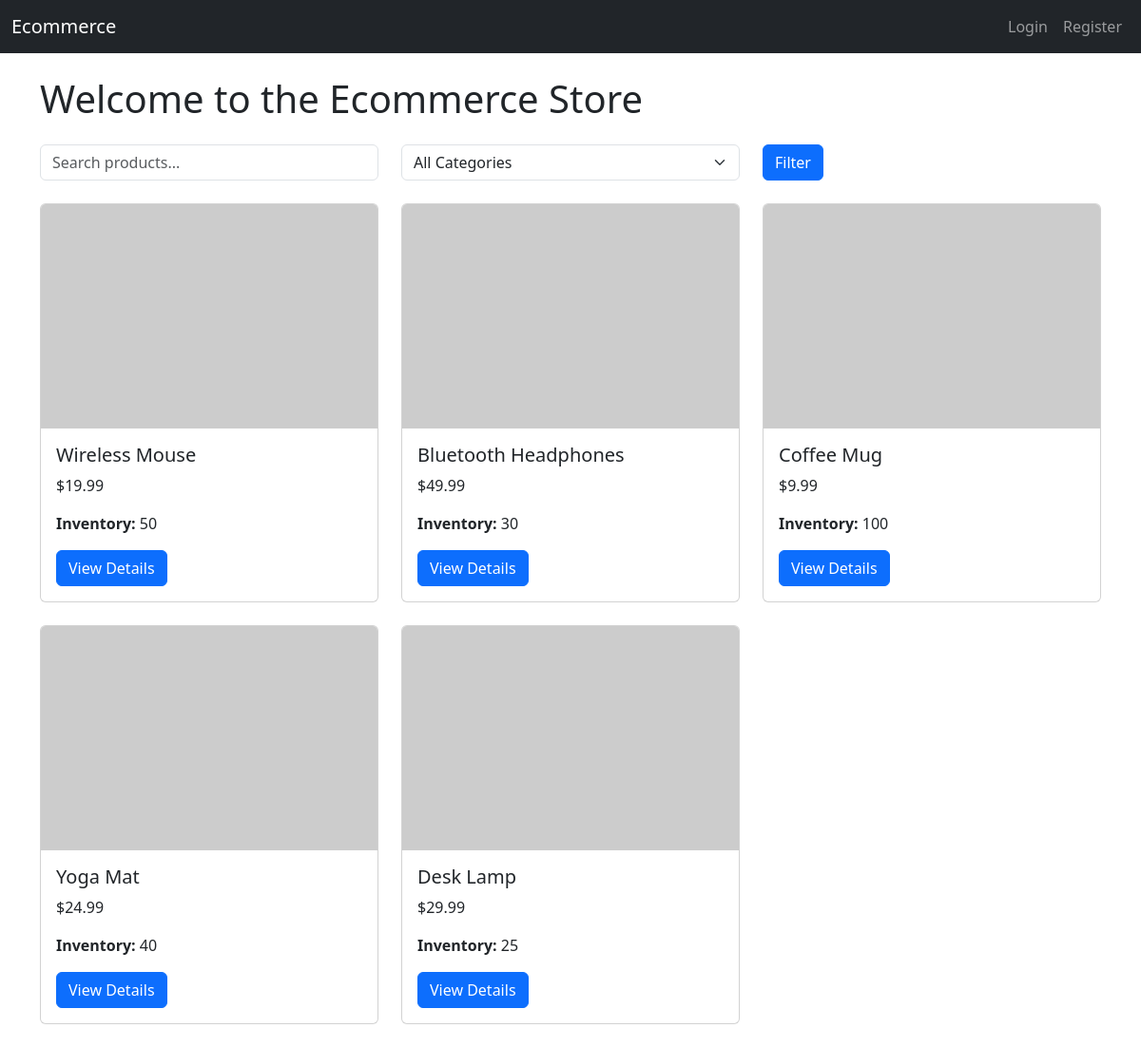
The page / on the database its author committed.
### models/__init__.py (models this page shows)
class Product(db.Model):
    id = db.Column(db.Integer, primary_key=True)
    name = db.Column(db.String(120), nullable=False)
    price = db.Column(db.Float, nullable=False)
    description = db.Column(db.Text, nullable=True)
    category = db.Column(db.String(80), nullable=True)
    image_url = db.Column(db.String(255), nullable=True)
    inventory = db.Column(db.Integer, nullable=False, default=0)

### app.py (the view)
@app.route('/', methods=['GET', 'POST'])
def home():
    search_query = request.args.get('search', '')
    category_filter = request.args.get('category', '')
    query = Product.query
    if search_query:
        query = query.filter(Product.name.ilike(f'%{search_query}%'))
    if category_filter:
        query = query.filter(Product.category == category_filter)
    products = query.all()
    categories = [c[0] for c in db.session.query(Product.category).distinct().all() if c[0]]
    return render_template('home.html', products=products, search_query=search_query, category_filter=category_filter, categories=categories)

### app.py (called while the page is built)
@app.context_processor
def inject_user():
    user = None
    user_id = session.get('user_id')
    if user_id:
        user = User.query.get(user_id)
    return dict(current_user=user)

### templates/home.html (shortened to what this page needs)
{% extends 'base.html' %}
{% block content %}
<h1 class="mb-4">Welcome to the Ecommerce Store</h1>
<form method="get" class="row mb-4">
    <div class="col-md-4">
        <input type="text" name="search" class="form-control" placeholder="Search products..." value="{{ search_query }}">
    </div>
    <div class="col-md-4">
        <select name="category" class="form-select">
            <option value="">All Categories</option>
        </select>
    </div>
    <div class="col-md-4">
        <button type="submit" class="btn btn-primary">Filter</button>
    </div>
</form>
<div class="row">
    {% for product in products %}
    <div class="col-md-4 mb-4">
        <div class="card h-100">
            {% if product.image_url %}
            <img src="{{ product.image_url }}" class="card-img-top" alt="{{ product.name }}">
            {% endif %}
            <div class="card-body">
                <h5 class="card-title">{{ product.name }}</h5>
                <p class="card-text">${{ product.price }}</p>
                <p class="card-text"><strong>Inventory:</strong> {{ product.inventory }}</p>
                <a href="{{ url_for('product_detail', product_id=product.id) }}" class="btn btn-primary">View Details</a>
            </div>
        </div>
    </div>
    {% endfor %}
</div>
{% endblock %}

### templates/base.html (shortened to what this page needs)
<!DOCTYPE html>
<html lang="en">
<head>
    <link href="https://cdn.jsdelivr.net/npm/bootstrap@5.3.2/dist/css/bootstrap.min.css" rel="stylesheet">
</head>
<body>
<nav class="navbar navbar-expand-lg navbar-dark bg-dark mb-4">
  <div class="container-fluid">
    <a class="navbar-brand" href="{{ url_for('home') }}">Ecommerce</a>
    <div class="collapse navbar-collapse">
      <ul class="navbar-nav ms-auto">
        {% if session.user_id %}
            <li class="nav-item"><a class="nav-link" href="{{ url_for('cart') }}">Cart</a></li>
            <li class="nav-item">
              <span class="navbar-text text-light me-2">
                {% if current_user %}Logged in as <strong>{{ current_user.username }}</strong>{% endif %}
              </span>
            </li>
            <li class="nav-item"><a class="nav-link" href="{{ url_for('logout') }}">Logout</a></li>
        {% else %}
          <li class="nav-item"><a class="nav-link" href="{{ url_for('login') }}">Login</a></li>
          <li class="nav-item"><a class="nav-link" href="{{ url_for('register') }}">Register</a></li>
        {% endif %}
      </ul>
    </div>
  </div>
</nav>
<div class="container">
    {% block content %}{% endblock %}
</div>
</body>
</html>

### rows shown on the page
Product: name "Wireless Mouse", price "19.99", inventory "50"
Product: name "Bluetooth Headphones", price "49.99", inventory "30"
Product: name "Coffee Mug", price "9.99", inventory "100"
Product: name "Yoga Mat", price "24.99", inventory "40"
Product: name "Desk Lamp", price "29.99", inventory "25"
